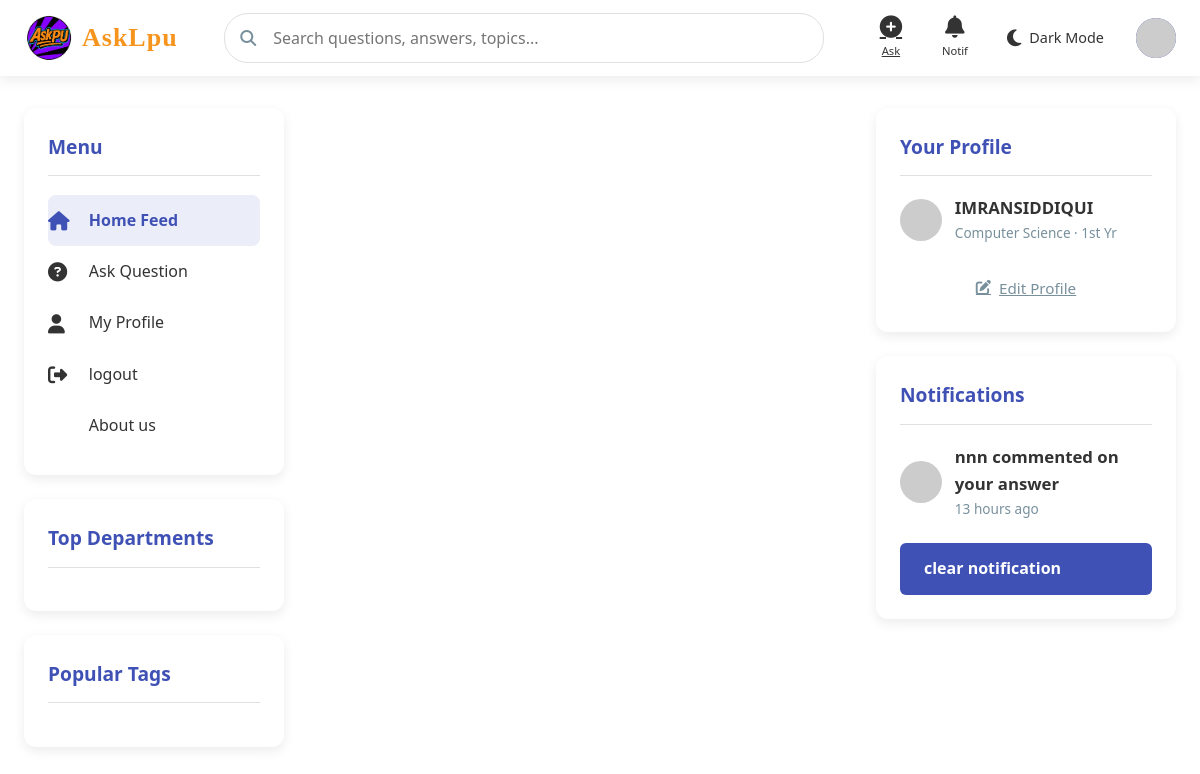
Before: /index (signed in) with the older database file.
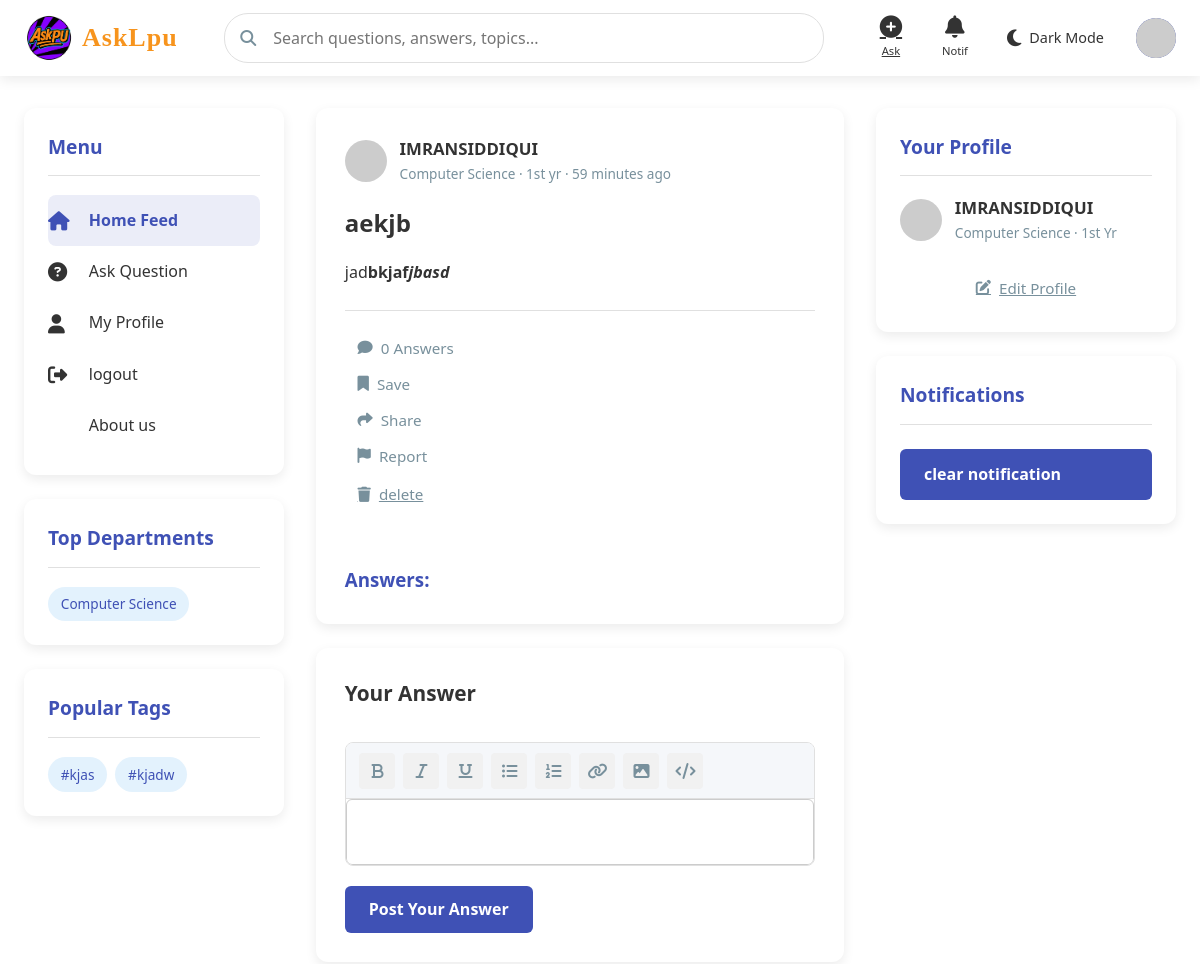
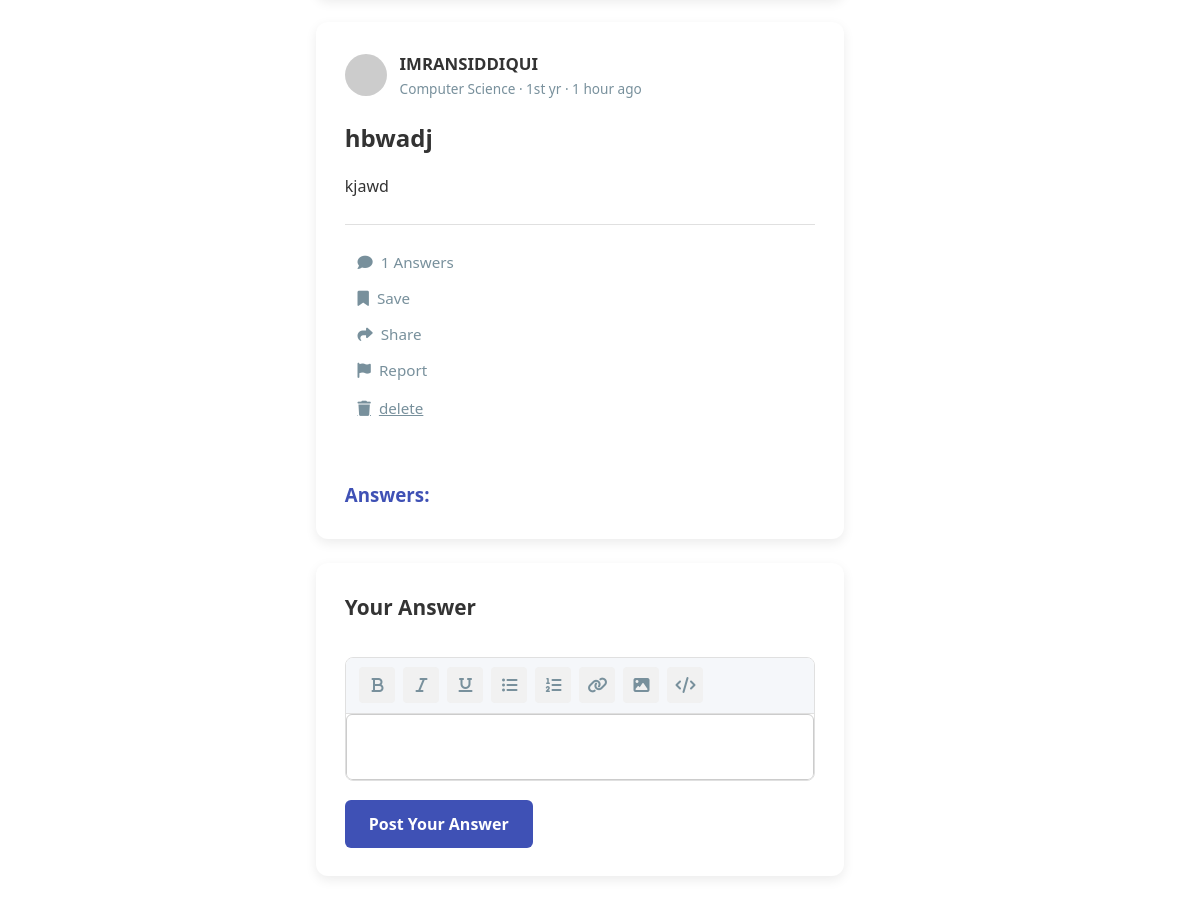
After: the same page with the newer database file (2 pictures, top to bottom).
### app.py (models this page shows)
class Notification(db.Model):
    id = db.Column(db.Integer, primary_key=True)
    recipient_id = db.Column(db.Integer, db.ForeignKey('user.id'), nullable=False)
    sender_id = db.Column(db.Integer, db.ForeignKey('user.id'), nullable=False)
    message = db.Column(db.String(255), nullable=False)
    link = db.Column(db.String(255), nullable=True)  # Optional URL to redirect
    is_read = db.Column(db.Boolean, default=False)
    created_at = db.Column(db.DateTime, default=datetime.utcnow)
    recipient = db.relationship('User', foreign_keys=[recipient_id], backref='received_notifications',cascade="all, delete")
    sender = db.relationship('User', foreign_keys=[sender_id], backref='sent_notifications',cascade="all, delete")

class User(db.Model):
    id = db.Column(db.Integer, primary_key=True)#use
    first_name=db.Column(db.String(90),unique=False, nullable=False)
    last_name=db.Column(db.String(90),unique=False, nullable=False)
    full_name=db.Column(db.String(90),unique=True, nullable=True)#use
    username = db.Column(db.String(80), unique=True, nullable=False)#use
    email = db.Column(db.String(120), unique=True, nullable=False)#use
    c_id = db.Column(db.String(200), nullable=False)#use
    password = db.Column(db.String(200), nullable=False)#use
    role = db.Column(db.String(20), default='student',nullable=True)#use
    department = db.Column(db.String(50), nullable=True)#use
    year = db.Column(db.String(90), nullable=True)#use
    bio = db.Column(db.Text, nullable=True)#use
    interest= db.Column(db.String(200), nullable=True)
    skiils=db.Column(db.String(200), nullable=True)
    location=db.Column(db.String(200), nullable=True)
    questions = db.relationship('Question', backref='author', lazy=True, cascade="all, delete")
    created_at = db.Column(db.DateTime, default=datetime.utcnow)
    answers = db.relationship('Answer', backref='author', lazy=True, cascade="all, delete")
    image = db.Column(db.String(300), nullable=True)
    otp=db.Column(db.Integer)#use
    achievement=db.Column(db.String(200), nullable=True)
    course=db.Column(db.String(200), nullable=True)
    verify= db.Column(db.Boolean, default=False)
    voted_on = db.relationship(
        'Answer',
        secondary=votes_association,
        back_populates='voters',
        cascade="all, delete"
    )

class Question(db.Model):
    id = db.Column(db.Integer, primary_key=True)
    title = db.Column(db.String(200), nullable=False)
    description = db.Column(db.Text, nullable=False)
    tags = db.Column(db.String(200), nullable=True)
    user_id = db.Column(db.Integer, db.ForeignKey('user.id'), nullable=False)
    created_at = db.Column(db.DateTime, default=datetime.utcnow)
    department = db.Column(db.String(50), nullable=True)
    subject = db.Column(db.String(50), nullable=True)
    image = db.Column(db.String(200), nullable=True)
    answers = db.relationship('Answer', backref='question', lazy=True, cascade="all, delete")

### app.py (the view)
@app.route('/index')
def index():
    user_id = session.get('user_id')
    if user_id:
        question = Question.query.order_by(desc(Question.created_at)).all()
        x = session.get('user_id')
        user=User.query.get(x)
        notifications = Notification.query.filter_by(recipient_id=user.id).order_by(desc(Notification.created_at)).all()
        question_list = Question.query.order_by(desc(Question.created_at)).all()
        all_tags = []
        for q in question_list:
            if q.tags:
                tags = [tag.strip() for tag in q.tags.split(',') if tag.strip()]
                all_tags.extend(tags)
        tag_counter = Counter(all_tags)
        top_tags = [tag for tag, count in tag_counter.most_common(10)]
        departments = db.session.query(Question.department).distinct().all()
        department_tags = [dept[0] for dept in departments if dept[0]]
        return render_template('index.html',user=user,questions=question,top_tags=top_tags,
                               department_tags=department_tags,
                               notifications=notifications)
    else:
        flash('You need to login first', 'warning')
        return redirect(url_for('login'))

### app.py (called while the page is built)
@app.template_filter('time_ago')
def time_ago(date):
    now = datetime.utcnow()
    diff = now - date
    periods = [
        ('year', 60*60*24*365),
        ('month', 60*60*24*30),
        ('day', 60*60*24),
        ('hour', 60*60),
        ('minute', 60),
        ('second', 1)
    ]
    for period, seconds in periods:
        value = diff.total_seconds() / seconds
        if value >= 1:
            value = int(value)
            return f"{value} {period}{'s' if value != 1 else ''} ago"
    return "just now"

    @property
    def score(self):
        total_upvotes = db.session.query(votes_association).filter_by(answer_id=self.id, vote_type='upvote').count()
        total_downvotes = db.session.query(votes_association).filter_by(answer_id=self.id, vote_type='downvote').count()
        return total_upvotes - total_downvotes

### templates/index.html (shortened to what the changed rows need)
<!DOCTYPE html>
<html lang="en">
<head>
    <link rel="stylesheet" href="https://cdnjs.cloudflare.com/ajax/libs/font-awesome/6.4.0/css/all.min.css">
    <link rel="stylesheet" href="{{url_for ('static',filename='css/styles.css')}}">
</head>
<body>
    <div class="main-container">
        <div class="sidebar">
            <div class="sidebar-card">
<div class="tag-list">
    {% for dept in department_tags %}
    <div class="tag">{{ dept }}</div>
    {% endfor %}
</div>
            </div>
            <div class="sidebar-card">
<div class="tag-list">
    {% for tag in top_tags %}
    <div class="tag">#{{ tag }}</div>
    {% endfor %}
</div>
            </div>
        </div>
        <div class="main-content">
{% for question in questions %}
            <div class="content-card slide-in">
                <div class="card-header">
                    <div class="user-info">
                        {% if question.author.image %}
  <img src="{{ url_for('static', filename='uploads/' + question.author.image) }}" alt="Avatar">
{% else %}
  <img src="https://api.dicebear.com/6.x/avataaars/svg?seed={{ question.author.username }}" alt="Default Avatar">
{% endif %}
                        <div class="user-details">
                            <div class="user-name">{{ question.author.full_name }}</div>
                            <div class="user-meta">{{question.author.department}} · {{question.author.year}} yr · {{ question.created_at|time_ago }}</div>
                        </div>
                    </div>
                </div>
                <h2 class="question-title">{{ question.title }}</h2>
                <div class="question-content">
                    {{ question.description|truncate(200) |safe }}
                </div>
                <div class="question-footer">
                    <div class="action-buttons">
                        <button class="action-button">
                            <i class="fas fa-comment"></i>
                            <span>{{question.answers|length}} Answers</span>
                        </button>
                        <button class="action-button">
                            <i class="fas fa-bookmark"></i>
                            <span>Save</span>
                        </button>
                        <button class="action-button">
                            <i class="fas fa-share"></i>
                            <span>Share</span>
                        </button>
                        <button class="action-button">
                            <i class="fas fa-flag"></i>
                            <span>Report</span>
                        </button>
                        {% if question.author.id ==user.id%}
                       <a href="{{url_for('delete_q',question_id=question.id)}}" class="action-button">
                            <i class="fas fa-trash"></i>
                            <span>delete</span>
                       </a>
                       {% endif %}
                    </div>
                </div>
                <br>
                <br>
<h3 style="cursor: pointer; color: #3f51b5;" onclick="toggleAnswer('{{ question.id }}')">Answers:</h3>
</div>
            <div class="content-card slide-in" style="animation-delay: 0.2s;">
                <h3 class="form-title">Your Answer</h3>
                <form class="answer-form"  method="POST" action="{{ url_for('answer', question_id=question.id) }}">
                        <div class="rich-text-editor">
                            <div class="editor-toolbar">
                                <button class="tool-button" title="Bold"><i class="fas fa-bold"></i></button>
                                <button class="tool-button" title="Italic"><i class="fas fa-italic"></i></button>
                                <button class="tool-button" title="Underline"><i class="fas fa-underline"></i></button>
                                <button class="tool-button" title="List"><i class="fas fa-list-ul"></i></button>
                                <button class="tool-button" title="Numbered List"><i class="fas fa-list-ol"></i></button>
                                <button class="tool-button" title="Link"><i class="fas fa-link"></i></button>
                                <button class="tool-button" title="Image"><i class="fas fa-image"></i></button>
                                <button class="tool-button" title="Code"><i class="fas fa-code"></i></button>
                            </div>
                            <div class="editor-content" id="editor" contenteditable="true"></div>
                        </div>
                    <button type="submit" class="submit-button">Post Your Answer</button>
                </form>
            </div>
             {% endfor %}
        </div>
        <div class="right-sidebar">
            <div class="sidebar-card">
{% for note in notifications %}
    {% if not note.is_read %}
        <div class="notification-item unread">
            <div class="user-info">
                <img src="https://api.dicebear.com/6.x/avataaars/svg?seed={{ note.sender.username }}" alt="Avatar" width="36" height="36">
                <div class="user-details">
                    <div class="user-name">{{ note.sender.full_name }} {{ note.message }}</div>
                    <div class="user-meta">{{ note.created_at|time_ago }}</div>
                </div>
            </div>
        </div>
    {% endif %}
{% endfor %}
</body>
</html>

Changed rows visible on the page:
no longer on this page (row edited): Notification: is_read False (drawn), sender.full_name "nnn", message "commented on your answer", created_at "13 hours ago"
added Question: tags "kjas", author.full_name "IMRANSIDDIQUI", author.department "Computer Science", author.year "1st", created_at "59 minutes ago", title "aekjb", description "jad bkjaf jbasd", answers|length "0"
added Question: tags "kjadw", author.full_name "IMRANSIDDIQUI", author.department "Computer Science", author.year "1st", created_at "1 hour ago", title "hbwadj", description "kjawd", answers|length "1"
Other visible differences:
new list line: "Computer Science"
